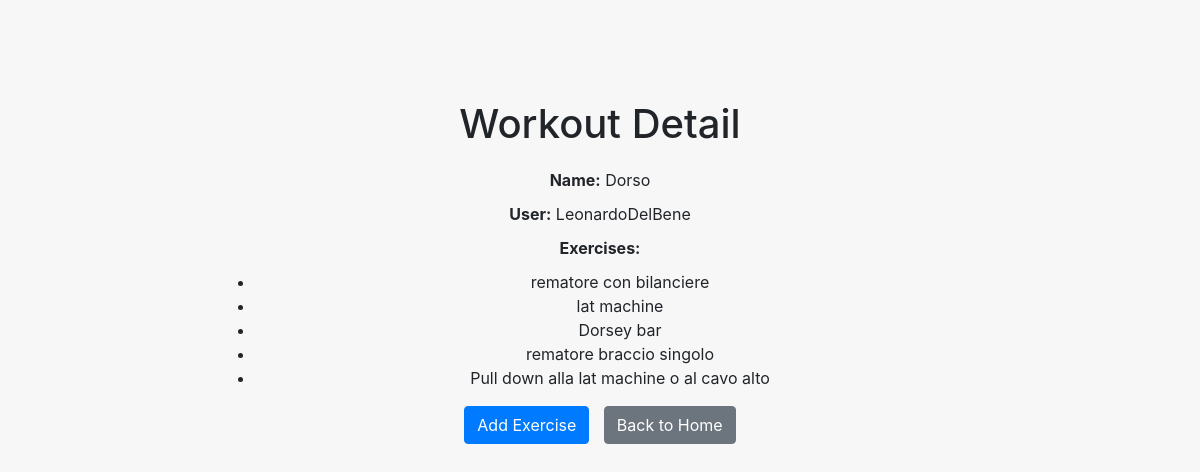
/workouts/workout_detail/19/, run on the app's committed database.
### workouts/models.py (models this page shows)
class Workout(models.Model):
    id=models.AutoField(primary_key=True)
    user=models.ForeignKey('auth.User', on_delete=models.CASCADE)
    name=models.CharField(max_length=100)
    exercises=models.ManyToManyField(to='Exercise', related_name='esercizio')

class Exercise(models.Model):
    id=models.AutoField(primary_key=True)
    workout=models.ForeignKey('Workout', on_delete=models.CASCADE)
    nExercise=models.IntegerField()
    name = models.CharField(max_length=100)
    description=models.TextField(blank=True, null=True)
    sets=models.ManyToManyField(to='Set', related_name='serie')

### workouts/views.py (the view)
# urls.py: path('workout_detail/<int:workout_id>/', workout_detail, name='workout_detail'),
def workout_detail(request, workout_id):
    n = Exercise.objects.filter(workout_id=workout_id).count() + 1
    workout=Workout.objects.get(id=workout_id)
    exercises=Exercise.objects.filter(workout_id=workout_id)
    context={
        'workout': workout,
        'exercises': exercises,
        'workout_id': workout_id,
        'nes': n
    }
    return render(request, 'workout_detail.html',context=context)

### templates/workout_detail.html (shortened to what this page needs)
<!DOCTYPE html>
<html>
<head>
    <link rel="stylesheet" href="https://stackpath.bootstrapcdn.com/bootstrap/4.5.0/css/bootstrap.min.css">
</head>
<body>
    <div class="container">
        <h1>Workout Detail</h1>
        <p><strong>Name:</strong> {{ workout.name }}</p>
        <p><strong>User:</strong> {{ workout.user.username }}</p>
        <p><strong>Exercises:</strong></p>
        <ul>
            {% for exercise in exercises %}
                <li>{{ exercise.name }}</li>
            {% endfor %}
        </ul>
        <a href="{% url 'create_exercise' workout_id=workout_id nExercise=nes%} " class="btn btn-primary">Add Exercise</a>
        <a href="{% url 'profile_home' %}" class="btn btn-secondary">Back to Home</a>
    </div>
</body>
</html>

### templates/workout_detail.html (style rules this page uses)
body { background-color: #f7f7f7; }
.container { max-width: 800px; margin: 0 auto; margin-top: 100px; text-align: center; }
h1 { margin-bottom: 20px; }
p { margin-bottom: 10px; }
.btn-primary { margin-right: 10px; }

### data on the page
Workout: name "Dorso", user.username "LeonardoDelBene"
Exercise: name "rematore con bilanciere"
Exercise: name "lat machine"
Exercise: name "Dorsey bar"
Exercise: name "rematore braccio singolo"
Exercise: name "Pull down alla lat machine o al cavo alto"
